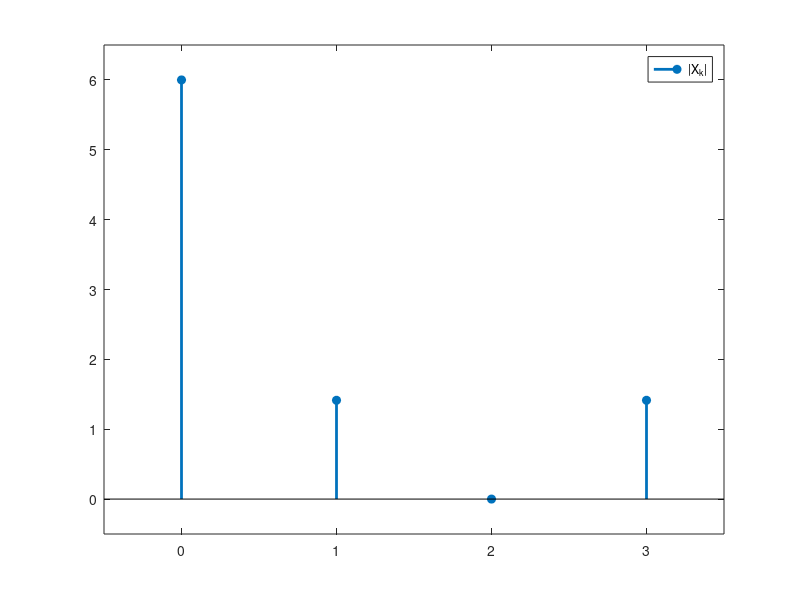
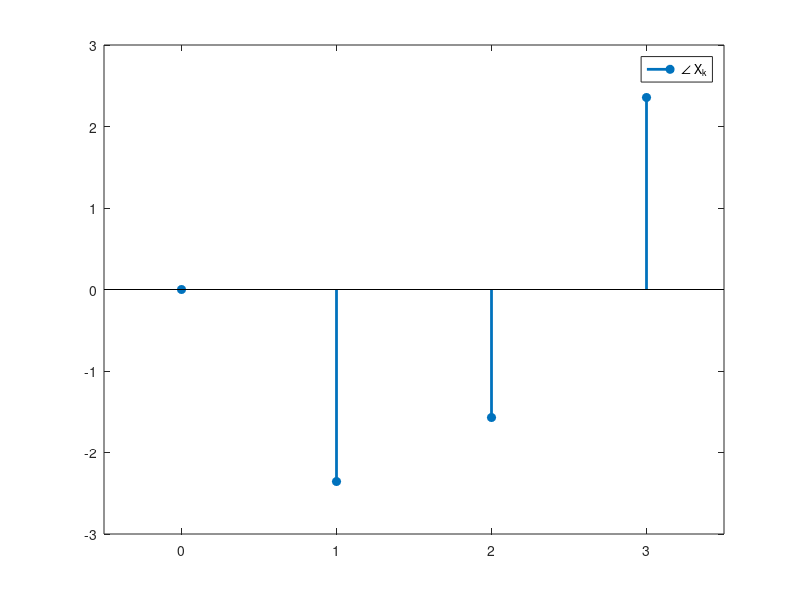

The MATLAB source for these figures, in order:
clc, clear all
x = [1,2,2,1];
N = length(x);
for k=0:N-1
    for n=0:N-1
        X(n+1)=x(n+1)*exp(-1j*2*pi*k*n/N);
    end
    Xk(k+1)=sum(X);
end
Xk

% magnitud
mag = abs(Xk);
figure(1)
stem(0:N-1,mag,'filled','linewidth',2)
legend('|X_k|')
xlim([-0.5, 3.5]), ylim([-0.5,6.5])

% fase
fase = angle(Xk);
figure(2)
stem(0:N-1,fase,'filled','linewidth',2)
legend('\angle X_k')
xlim([-0.5, 3.5]), ylim([-3,3])

